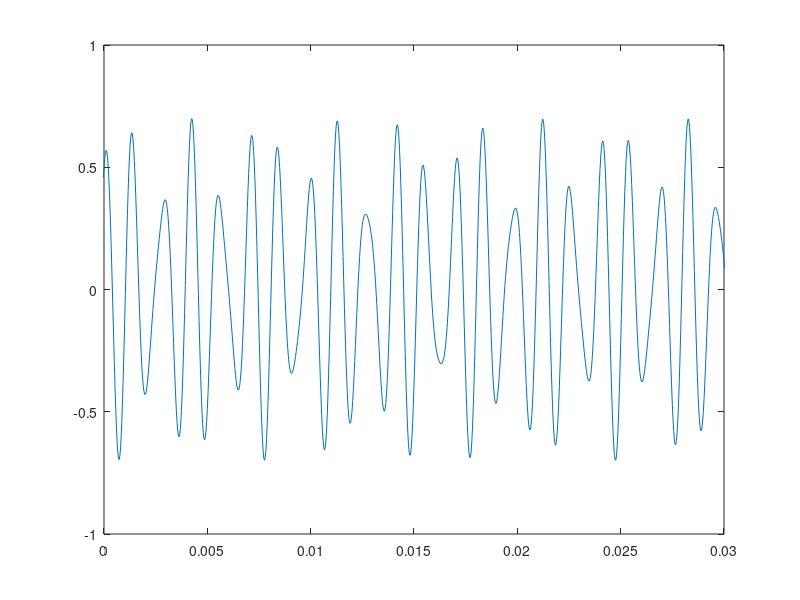
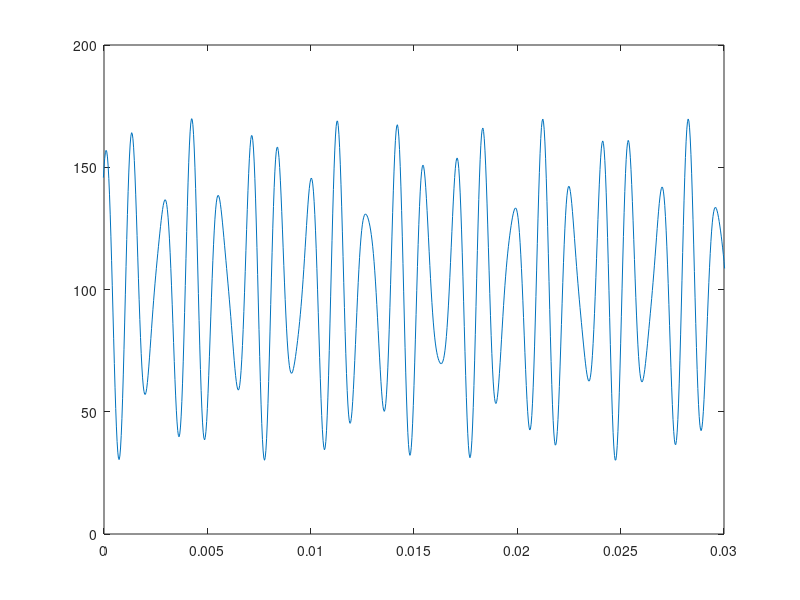

Write the MATLAB code that produced these figures, in order.
dt = 1/30000;
t = -1:dt:1;

Ac = 100;
fc = 10000;
f1 = 1000;
f2 = 500*sqrt(2);

wc = 2*pi*fc;
w1 = 2*pi*f1;
w2 = 2*pi*f2;

mt = 0.2*sin(w1*t)+0.5*cos(w2*t);

st = Ac*(1+mt);

figure(1);
plot(t,mt);
xlim([0,0.03]);


figure(2);
plot(t,st);
xlim([0,0.03]);

max(mt)
min(mt)
